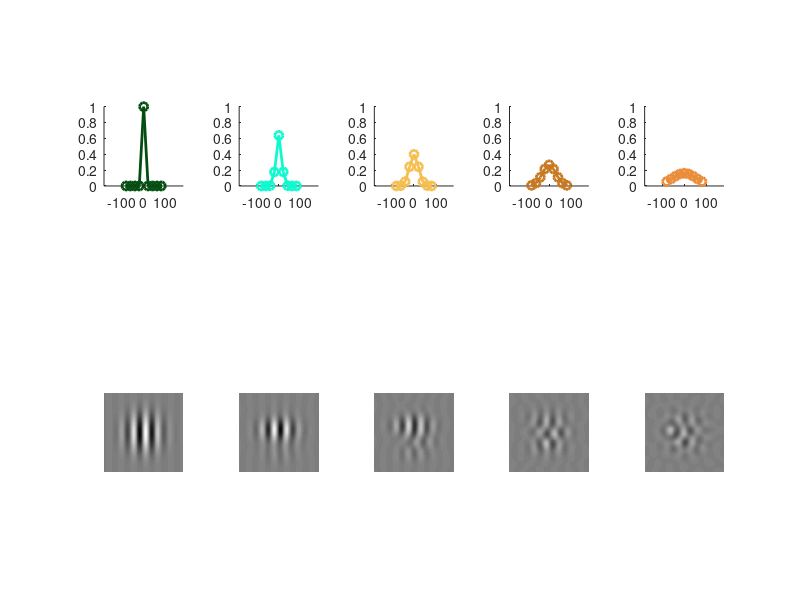

This figure's MATLAB source:
function [] = makeOriMixture
% makeOriMixture illustrates the construction of orientation mixtures

% Begin with clean slate
clear all
close all
clc

% Set constants
nComp     = 9;                                 % Number of stimulus components (set to 9)
stimCont  = 1;                                 % Stimulus contrast
dirCent   = 0;                                % Center direction of Gaussian contrast profile, in degrees
spreadVec = [5 12.5 20 30 55];                 % Standard deviation of Gaussian contrast profile, in degrees
dirComp   = dirCent + linspace(-80, 80, nComp) % The direction of motion for every stimulus component

% Loop through the different mixtures
for iW = 1:numel(spreadVec)
    
    % Compute Gaussian contrast profile
    profTemp      = normpdf(dirComp, dirCent, spreadVec(iW));
    profile       = stimCont * profTemp/sum(profTemp);    
    conProf(iW,:) = profile;
    
    % Plot the contrast profile in the orientation domain
    figure(1)
    subplot(2, numel(spreadVec), iW)
    plot(dirComp, profile, 'o-', 'color', rand(1,3), 'linewidth', 2)
    hold on, box off, axis square
    axis([dirCent-180 dirCent+180 0 stimCont])
    
    % Illustrate one movie-frame in the spatial domain
    for iC = 1:nComp
        sComp(:,:,iC) = genGabor(256, 100, 100, .025, 360*rand, .5, dirComp(iC), profile(iC));
    end
    subplot(2, numel(spreadVec), numel(spreadVec)+iW)
    imshow(sum(sComp - .5, 3) + .5);    
end
conProf
% Compute the opacicity for every stimulus component for programming
% environments in wich the contrast is always set to one, and the opacity
% determines the effective stimulus contrast. This system requires a
% different ordering of the stimulus components because the contrast has to
% decrease systematically. Now, the center orientation is the first
% component. The second component is the first component counterclockwise
% to the center, the third is the first clockwise to the center, the fourth
% is the second component counterclockwise to the center, etc.
conSort = fliplr(sort(conProf, 2));

O = zeros(numel(spreadVec), nComp);

for W = 1:numel(spreadVec)
    O(W,9) = conSort(W,9);
    O(W,8) = conSort(W,8)./((1 - O(W,9)));
    O(W,7) = conSort(W,7)./((1 - O(W,9)).*(1 - O(W,8)));
    O(W,6) = conSort(W,6)./((1 - O(W,9)).*(1 - O(W,8)).*(1 - O(W,7)));
    O(W,5) = conSort(W,5)./((1 - O(W,9)).*(1 - O(W,8)).*(1 - O(W,7)).*(1 - O(W,6)));
    O(W,4) = conSort(W,4)./((1 - O(W,9)).*(1 - O(W,8)).*(1 - O(W,7)).*(1 - O(W,6)).*(1 - O(W,5)));
    O(W,3) = conSort(W,3)./((1 - O(W,9)).*(1 - O(W,8)).*(1 - O(W,7)).*(1 - O(W,6)).*(1 - O(W,5)).*(1 - O(W,4)));
    O(W,2) = conSort(W,2)./((1 - O(W,9)).*(1 - O(W,8)).*(1 - O(W,7)).*(1 - O(W,6)).*(1 - O(W,5)).*(1 - O(W,4)).*(1 - O(W,3)));
    O(W,1) = conSort(W,1)./((1 - O(W,9)).*(1 - O(W,8)).*(1 - O(W,7)).*(1 - O(W,6)).*(1 - O(W,5)).*(1 - O(W,4)).*(1 - O(W,3)).*(1 - O(W,2)));
end
% disp(O)
end


function [IM] = genGabor(imsize, W_x, W_y, freq, phase, Back_lum, orientation, contrast)

IM       = zeros(imsize);
theta    = -orientation/180*pi;
X_vector = linspace(-imsize/2, imsize/2, imsize);

for r = 1:imsize;
    
    y_1 = r - (imsize + 1)/2;
    x_1 = X_vector;
    
    x = cos(-theta) * x_1 + sin(-theta) * y_1;
    y = -sin(-theta) * x_1 + cos(-theta) * y_1;
    
    deel_x = exp(-2.77/W_x^2 *(x - 0).^2);
    deel_y = exp(-2.77/W_y^2 *(y - 0).^2);
    deel_f = cos(2*pi*freq* (x - 0) + phase);
    
    temp = contrast*(deel_x.*deel_y.*deel_f);
    temp_2 = 1+temp;
    temp_3 = Back_lum * temp_2;
    
    IM(r, :) = temp_3;
end
end